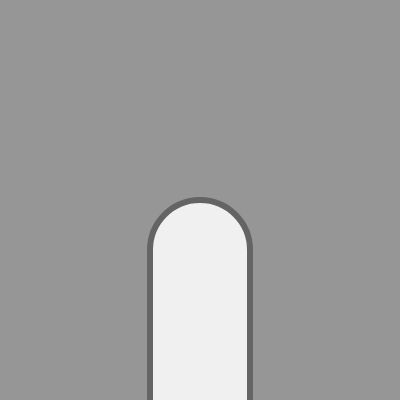
Frame 1 (no input)
Frame 2 (the mouse pressed at the canvas centre, redrawn once): identical to frame 1, image omitted

The p5.js sketch that drew this single still picture (run headless with seeded random() and noise() and a simulated clock; the mouse was pressed at the canvas centre and the sketch redrawn once):

// p5.js sketch
// ── sketch.js
function setup() {
  // create a canvas
  createCanvas(400, 400);

  // disable animation
  noLoop();
}

function draw() {
  //Changing the background color to a light grey
  background(150);

  stroke(100);
  strokeWeight(6);
  fill(240);
  rect(150, 200, 100, 250, 60, 60, 10, 10);

  
}
